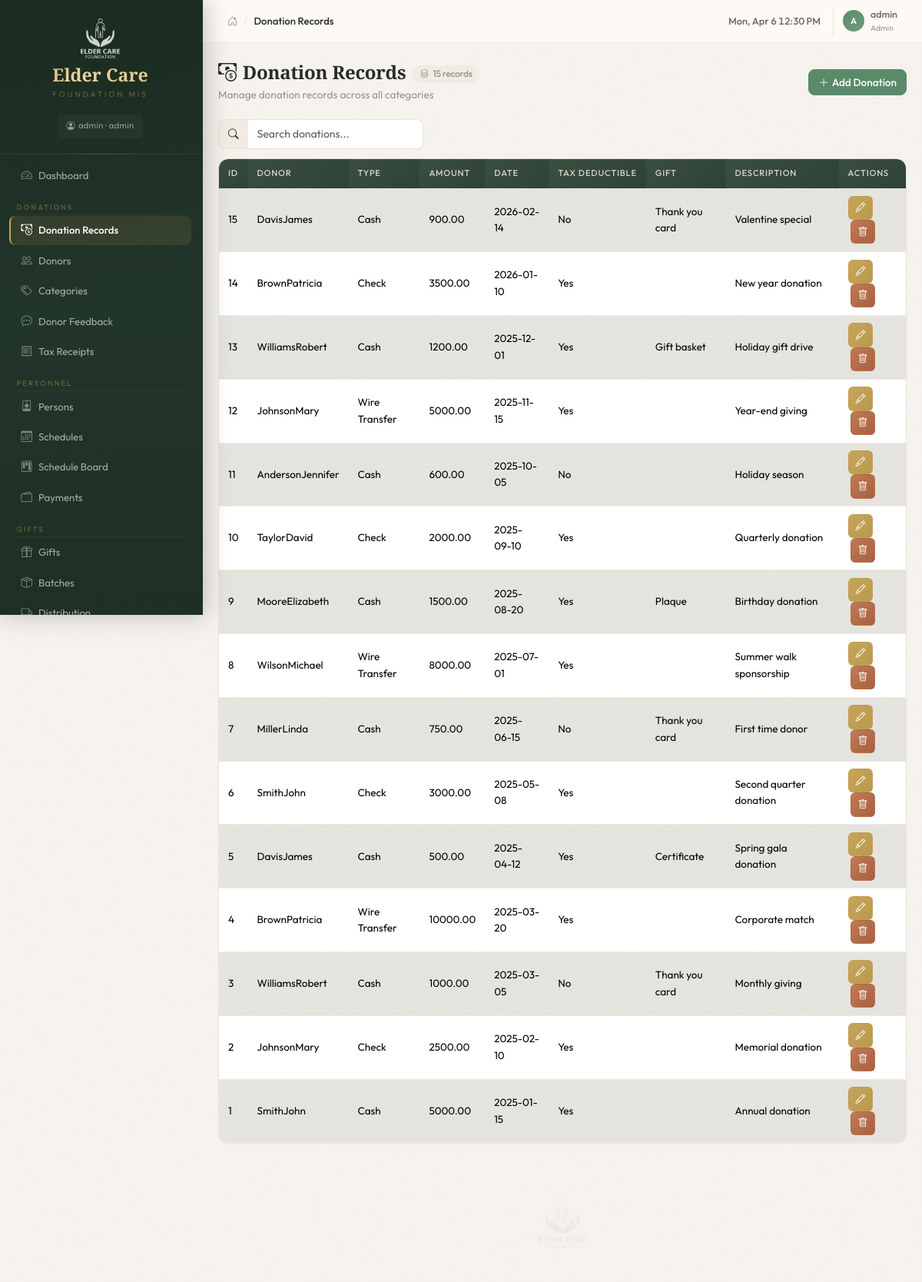
The app's page /donations (signed in) with its own data.
### tables this page shows
CREATE TABLE "User" (
	"user_id"	INTEGER,
	"user_name"	TEXT,
	"password"	TEXT,
	"email"	TEXT,
	"is_active"	INTEGER,
	"created_date"	NUMERIC,
	"updated_date"	NUMERIC, role TEXT DEFAULT "viewer",
	PRIMARY KEY("user_id")
);

CREATE TABLE "donations" (
	"donation_id"	INTEGER,
	"donor_id"	INTEGER,
	"donation_type"	TEXT,
	"amount"	REAL,
	"donation_date"	NUMERIC,
	"is_tax_deductible"	INTEGER,
	"gift_given"	TEXT,
	"description"	TEXT,
	"created_date"	NUMERIC,
	PRIMARY KEY("donation_id"),
	FOREIGN KEY("donation_type") REFERENCES "",
	FOREIGN KEY("donor_id") REFERENCES "donors"("donor_id")
);

CREATE TABLE "donors" (
	"donor_id"	INTEGER,
	"first_name"	TEXT,
	"last_name"	TEXT,
	"email"	TEXT,
	"age"	INTEGER,
	"gender"	TEXT,
	"location"	TEXT,
	"created_date"	NUMERIC,
	PRIMARY KEY("donor_id")
);

### blueprints/donations.py (the view)
@donations_bp.route('/donations')
@login_required
@role_required('finance')
def donations_list():
    rows = query_db(
        'SELECT d.*, dn.first_name, dn.last_name '
        'FROM donations d LEFT JOIN donors dn ON d.donor_id = dn.donor_id '
        'ORDER BY d.donation_date DESC'
    )
    donors = query_db('SELECT donor_id, first_name, last_name FROM donors ORDER BY last_name')
    return render_template('donations/donations.html', donations=rows, donors=donors)

### blueprints/auth.py (called while the page is built)
def role_required(*roles):
    def decorator(f):
        @wraps(f)
        def wrapped(*args, **kwargs):
            if not current_user.has_role(*roles):
                flash('Insufficient permissions to access this page', 'warning')
                return redirect(url_for('dashboard.index'))
            return f(*args, **kwargs)
        return wrapped
    return decorator

    @property
    def is_admin(self):
        return self.role == 'admin'

    def has_role(self, *roles):
        return self.role in roles or self.role == 'admin'

### db.py (called while the page is built)
def get_db():
    if 'db' not in g:
        g.db = sqlite3.connect(current_app.config['DATABASE'])
        g.db.row_factory = sqlite3.Row
        g.db.execute('PRAGMA foreign_keys = ON')
    return g.db

def query_db(sql, args=(), one=False):
    cur = get_db().execute(sql, args)
    rv = cur.fetchall()
    cur.close()
    return (rv[0] if rv else None) if one else rv

### templates/donations/donations.html (shortened to what this page needs)
{% extends "base.html" %}
{% block breadcrumb %}Donation Records{% endblock %}
{% block content %}
<div class="page-header">
  <div>
    <h4 class="mb-1"><i class="bi bi-cash-coin me-2"></i>Donation Records<span class="record-count"><i class="bi bi-database"></i>{{ donations|length }} records</span></h4>
    <p class="page-subtitle">Manage donation records across all categories</p>
  </div>
  <button class="btn btn-primary" onclick="openAddModal()"><i class="bi bi-plus-lg me-1"></i>Add Donation</button>
</div>
<div class="table-info-bar">
  <div class="table-search">
    <div class="input-group" style="max-width:320px;">
      <span class="input-group-text"><i class="bi bi-search"></i></span>
      <input type="text" class="form-control" placeholder="Search donations..." id="tableSearch">
    </div>
  </div>
</div>
{% if donations %}
<div class="table-responsive">
  <table class="table table-striped table-hover">
    <thead class="table-header">
      <tr>
        <th>ID</th><th>Donor</th><th>Type</th><th>Amount</th><th>Date</th>
        <th>Tax Deductible</th><th>Gift</th><th>Description</th><th>Actions</th>
      </tr>
    </thead>
    <tbody>
      {% for d in donations %}
      <tr>
        <td>{{ d.donation_id }}</td>
        <td>{{ d.last_name }}{{ d.first_name }}</td>
        <td>{{ d.donation_type }}</td>
        <td>{{ "%.2f"|format(d.amount) }}</td>
        <td>{{ d.donation_date }}</td>
        <td>{{ "Yes" if d.is_tax_deductible else "No" }}</td>
        <td>{{ d.gift_given }}</td>
        <td>{{ d.description }}</td>
        <td>
          <button class="btn btn-sm btn-warning" aria-label="Edit" data-bs-toggle="tooltip" title="Edit" onclick="openEditModal({{ d.donation_id }}, {{ d.donor_id }}, '{{ d.donation_type }}', {{ d.amount }}, '{{ d.donation_date }}', {{ d.is_tax_deductible }}, '{{ d.gift_given }}', '{{ d.description }}')"><i class="bi bi-pencil"></i></button>
          <button class="btn btn-sm btn-danger" aria-label="Delete" data-bs-toggle="tooltip" title="Delete" onclick="confirmDelete('{{ url_for('donations.donations_delete', id=d.donation_id) }}', 'Donation #{{ d.donation_id }}')"><i class="bi bi-trash"></i></button>
        </td>
      </tr>
      {% endfor %}
    </tbody>
  </table>
</div>
{% else %}
<div class="empty-state">
  <i class="bi bi-inbox"></i>
  <h6>No donation records found</h6>
  <p>Click "Add Donation" to create your first entry.</p>
</div>
{% endif %}
{% endblock %}

### templates/base.html (shortened to what this page needs)
<!DOCTYPE html>
<html lang="en">
<head>
  <link href="https://cdn.jsdelivr.net/npm/bootstrap@5.3.3/dist/css/bootstrap.min.css" rel="stylesheet">
  <link href="https://cdn.jsdelivr.net/npm/bootstrap-icons@1.11.3/font/bootstrap-icons.min.css" rel="stylesheet">
  <link href="{{ url_for('static', filename='css/style.css') }}" rel="stylesheet">
</head>
<body>
{% if current_user.is_authenticated %}
<div class="d-flex" id="wrapper">
  <div id="sidebar">
    <div class="sidebar-brand">
      <div class="text-center">
        <img src="{{ url_for('static', filename='img/logo.png') }}" alt="Logo" class="sidebar-logo mb-2">
        <div class="sidebar-title">Elder Care</div>
        <div class="sidebar-subtitle">Foundation MIS</div>
      </div>
      <div class="text-center mt-2">
        <span class="sidebar-user"><i class="bi bi-person-circle me-1"></i>{{ current_user.user_name }} &middot; {{ current_user.role }}</span>
      </div>
    </div>
    <nav class="nav flex-column px-2 py-2" aria-label="Main navigation">
      <a class="nav-link" href="{{ url_for('dashboard.index') }}"><i class="bi bi-speedometer2 me-2"></i>Dashboard</a>
      {% if current_user.has_role('finance') %}
      <div class="section-label">Donations</div>
      <a class="nav-link" href="{{ url_for('donations.donations_list') }}"><i class="bi bi-cash-coin me-2"></i>Donation Records</a>
      <a class="nav-link" href="{{ url_for('donations.donors_list') }}"><i class="bi bi-people me-2"></i>Donors</a>
      <a class="nav-link" href="{{ url_for('donations.categories_list') }}"><i class="bi bi-tags me-2"></i>Categories</a>
      <a class="nav-link" href="{{ url_for('donations.feedback_list') }}"><i class="bi bi-chat-dots me-2"></i>Donor Feedback</a>
      <a class="nav-link" href="{{ url_for('donations.receipts_list') }}"><i class="bi bi-receipt me-2"></i>Tax Receipts</a>
      {% endif %}
      {% if current_user.has_role('event_coordinator') %}
      <div class="section-label">Personnel</div>
      <a class="nav-link" href="{{ url_for('personnel.persons_list') }}"><i class="bi bi-person-badge me-2"></i>Persons</a>
      <a class="nav-link" href="{{ url_for('personnel.schedules_list') }}"><i class="bi bi-calendar3 me-2"></i>Schedules</a>
      <a class="nav-link" href="{{ url_for('personnel.schedule_board') }}"><i class="bi bi-kanban me-2"></i>Schedule Board</a>
      <a class="nav-link" href="{{ url_for('personnel.payments_list') }}"><i class="bi bi-wallet2 me-2"></i>Payments</a>
      <div class="section-label">Gifts</div>
      <a class="nav-link" href="{{ url_for('gifts.gifts_list') }}"><i class="bi bi-gift me-2"></i>Gifts</a>
      <a class="nav-link" href="{{ url_for('gifts.batches_list') }}"><i class="bi bi-box-seam me-2"></i>Batches</a>
      <a class="nav-link" href="{{ url_for('gifts.distribution_list') }}"><i class="bi bi-truck me-2"></i>Distribution</a>
      {% endif %}
    </nav>
  </div>
  <div class="flex-grow-1 d-flex flex-column" style="min-width:0;">
    <div class="topbar">
      <nav aria-label="breadcrumb">
        <ol class="breadcrumb">
          <li class="breadcrumb-item"><a href="{{ url_for('dashboard.index') }}"><i class="bi bi-house-door"></i></a></li>
          <li class="breadcrumb-item active">{% block breadcrumb %}Dashboard{% endblock %}</li>
        </ol>
      </nav>
      <div class="topbar-right">
        <span class="topbar-time" id="topbarTime"></span>
        <div class="topbar-user">
          <div class="topbar-user-avatar">{{ current_user.user_name[0]|upper }}</div>
          <div>
            <div class="topbar-user-name">{{ current_user.user_name }}</div>
            <div class="topbar-user-role">{{ current_user.role }}</div>
          </div>
        </div>
      </div>
    </div>
    <div class="content-area flex-grow-1" id="main-content" role="main">
      {% block content %}{% endblock %}
      <div class="watermark-footer">
        <img src="{{ url_for('static', filename='img/logo.png') }}" alt="Elder Care Foundation">
      </div>
    </div>
  </div>
</div>
{% endif %}
</body>
</html>

### records on screen
User: user_name "admin", role "admin", user_name "A", role "Admin"
donations: donation_id "15", last_name "Davis", first_name "James", donation_type "Cash", amount "900.00", donation_date "2026-02-14", is_tax_deductible "No", gift_given "Thank you card", description "Valentine special"
donations: donation_id "14", last_name "Brown", first_name "Patricia", donation_type "Check", amount "3500.00", donation_date "2026-01-10", is_tax_deductible "Yes", description "New year donation"
donations: donation_id "13", last_name "Williams", first_name "Robert", donation_type "Cash", amount "1200.00", donation_date "2025-12-01", is_tax_deductible "Yes", gift_given "Gift basket", description "Holiday gift drive"
donations: donation_id "12", last_name "Johnson", first_name "Mary", donation_type "Wire Transfer", amount "5000.00", donation_date "2025-11-15", is_tax_deductible "Yes", description "Year-end giving"
donations: donation_id "11", last_name "Anderson", first_name "Jennifer", donation_type "Cash", amount "600.00", donation_date "2025-10-05", is_tax_deductible "No", description "Holiday season"
donations: donation_id "10", last_name "Taylor", first_name "David", donation_type "Check", amount "2000.00", donation_date "2025-09-10", is_tax_deductible "Yes", description "Quarterly donation"
donations: donation_id "9", last_name "Moore", first_name "Elizabeth", donation_type "Cash", amount "1500.00", donation_date "2025-08-20", is_tax_deductible "Yes", gift_given "Plaque", description "Birthday donation"
donations: donation_id "8", last_name "Wilson", first_name "Michael", donation_type "Wire Transfer", amount "8000.00", donation_date "2025-07-01", is_tax_deductible "Yes", description "Summer walk sponsorship"
donations: donation_id "7", last_name "Miller", first_name "Linda", donation_type "Cash", amount "750.00", donation_date "2025-06-15", is_tax_deductible "No", gift_given "Thank you card", description "First time donor"
donations: donation_id "6", last_name "Smith", first_name "John", donation_type "Check", amount "3000.00", donation_date "2025-05-08", is_tax_deductible "Yes", description "Second quarter donation"
donations: donation_id "5", last_name "Davis", first_name "James", donation_type "Cash", amount "500.00", donation_date "2025-04-12", is_tax_deductible "Yes", gift_given "Certificate", description "Spring gala donation"
donations: donation_id "4", last_name "Brown", first_name "Patricia", donation_type "Wire Transfer", amount "10000.00", donation_date "2025-03-20", is_tax_deductible "Yes", description "Corporate match"
donations: donation_id "3", last_name "Williams", first_name "Robert", donation_type "Cash", amount "1000.00", donation_date "2025-03-05", is_tax_deductible "No", gift_given "Thank you card", description "Monthly giving"
donations: donation_id "2", last_name "Johnson", first_name "Mary", donation_type "Check", amount "2500.00", donation_date "2025-02-10", is_tax_deductible "Yes", description "Memorial donation"
donations: donation_id "1", last_name "Smith", first_name "John", donation_type "Cash", amount "5000.00", donation_date "2025-01-15", is_tax_deductible "Yes", description "Annual donation"

### other values on screen
{{ donations|length }} "15"
